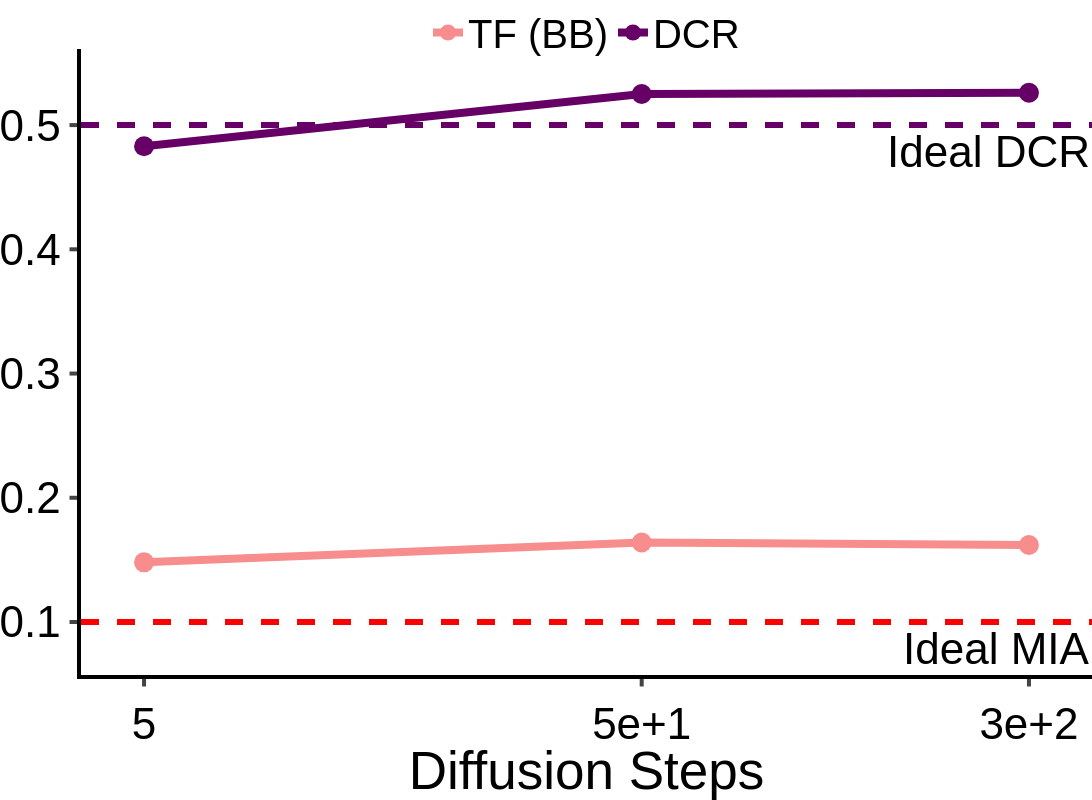

Notebook source saved alongside this figure:
### Code cell
df = {"Diffusion Steps": diffusion_steps, "TF (BB)": diffusion_steps_bb, "DCR": diffusion_steps_dcr}

fig = px.line(
    data_frame=df,
    x="Diffusion Steps",
    y=["TF (BB)", "DCR"],
    markers=True,
)
fig.data[0].line.color = "#f78d8d"
fig.data[1].line.color = "#660066"
fig.add_hline(y=0.1, line_dash="dash", line_color="red", annotation_text="Ideal MIA", annotation_position="bottom right", line_width=6)
fig.add_hline(y=0.5, line_dash="dash", line_color="#660066", annotation_text="Ideal DCR", annotation_position="bottom right", line_width=6)
fig.update_layout(
    xaxis=dict(
        tickmode='array',
        tickvals=[5e0, 5e1, 3e2],
    ),
)
fig.update_xaxes(
    type="log", ticks="outside", tickwidth=4, ticklen=7.5, linewidth=4, linecolor="black", tickangle=0, title_font_family="Helvetica", tickfont_family="Helvetica", tickfont_size=FONT_SIZE, tickformat=".1E"
)
fig.update_yaxes(
    ticks="outside", tickwidth=4, ticklen=7.5, linewidth=4, linecolor="black", title = "Metric Score", tickangle=0, title_font_family="Helvetica", tickfont_family="Helvetica", tickfont_size=FONT_SIZE,
)
fig.update_traces(marker=dict(size=20), line=dict(width=8))

customize_figure_layout(fig)
fig.update_layout(yaxis_title=None)
save_and_display_figure(fig, "berka_tf_dcr_diffusion_steps", plots_dir)

### Figure 1 — Plotly figure (JSON) as saved in the notebook; plotly's stock layout.template omitted (floating-point values rounded to 4 significant figures)
{"data": [{"hovertemplate": "variable=TF (BB)<br>Diffusion Steps=%{x}<br>value=%{y}<extra></extra>", "legendgroup": "TF (BB)", "line": {"color": "#f78d8d", "dash": "solid", "width": 8}, "marker": {"size": 20, "symbol": "circle"}, "mode": "lines+markers", "name": "TF (BB)", "orientation": "v", "showlegend": true, "type": "scatter", "x": [5, 50, 300], "xaxis": "x", "y": [0.148, 0.164, 0.162], "yaxis": "y"}, {"hovertemplate": "variable=DCR<br>Diffusion Steps=%{x}<br>value=%{y}<extra></extra>", "legendgroup": "DCR", "line": {"color": "#660066", "dash": "solid", "width": 8}, "marker": {"size": 20, "symbol": "circle"}, "mode": "lines+markers", "name": "DCR", "orientation": "v", "showlegend": true, "type": "scatter", "x": [5, 50, 300], "xaxis": "x", "y": [0.483, 0.525, 0.526], "yaxis": "y"}], "layout": {"annotations": [{"showarrow": false, "text": "Ideal MIA", "x": 1, "xanchor": "right", "xref": "x domain", "y": 0.1, "yanchor": "top", "yref": "y"}, {"showarrow": false, "text": "Ideal DCR", "x": 1, "xanchor": "right", "xref": "x domain", "y": 0.5, "yanchor": "top", "yref": "y"}], "font": {"color": "black", "family": "Helvetica", "size": 44}, "height": 800, "legend": {"font": {"size": 40}, "orientation": "h", "title": {"font": {"family": "Helvetica"}, "text": ""}, "tracegroupgap": 0, "valign": "top", "x": 0.5, "xanchor": "center", "y": 0.975, "yanchor": "bottom"}, "margin": {"b": 0, "l": 0, "pad": 0, "r": 0, "t": 40}, "plot_bgcolor": "white", "shapes": [{"line": {"color": "red", "dash": "dash", "width": 6}, "type": "line", "x0": 0, "x1": 1, "xref": "x domain", "y0": 0.1, "y1": 0.1, "yref": "y"}, {"line": {"color": "#660066", "dash": "dash", "width": 6}, "type": "line", "x0": 0, "x1": 1, "xref": "x domain", "y0": 0.5, "y1": 0.5, "yref": "y"}], "title": {"font": {"family": "Helvetica"}, "x": 0.5, "y": 0.99}, "width": 1200, "xaxis": {"anchor": "y", "automargin": true, "domain": [0, 1], "linecolor": "black", "linewidth": 4, "tickangle": 0, "tickfont": {"family": "Helvetica", "size": 44}, "tickformat": ".1E", "ticklen": 7.5, "tickmode": "array", "ticks": "outside", "tickvals": [5, 50, 300], "tickwidth": 4, "title": {"font": {"family": "Helvetica"}, "text": "Diffusion Steps"}, "type": "log"}, "yaxis": {"anchor": "x", "automargin": true, "domain": [0, 1], "dtick": 0.1, "linecolor": "black", "linewidth": 4, "tickangle": 0, "tickfont": {"family": "Helvetica", "size": 44}, "ticklen": 7.5, "ticks": "outside", "tickwidth": 4, "title": {}}}}
